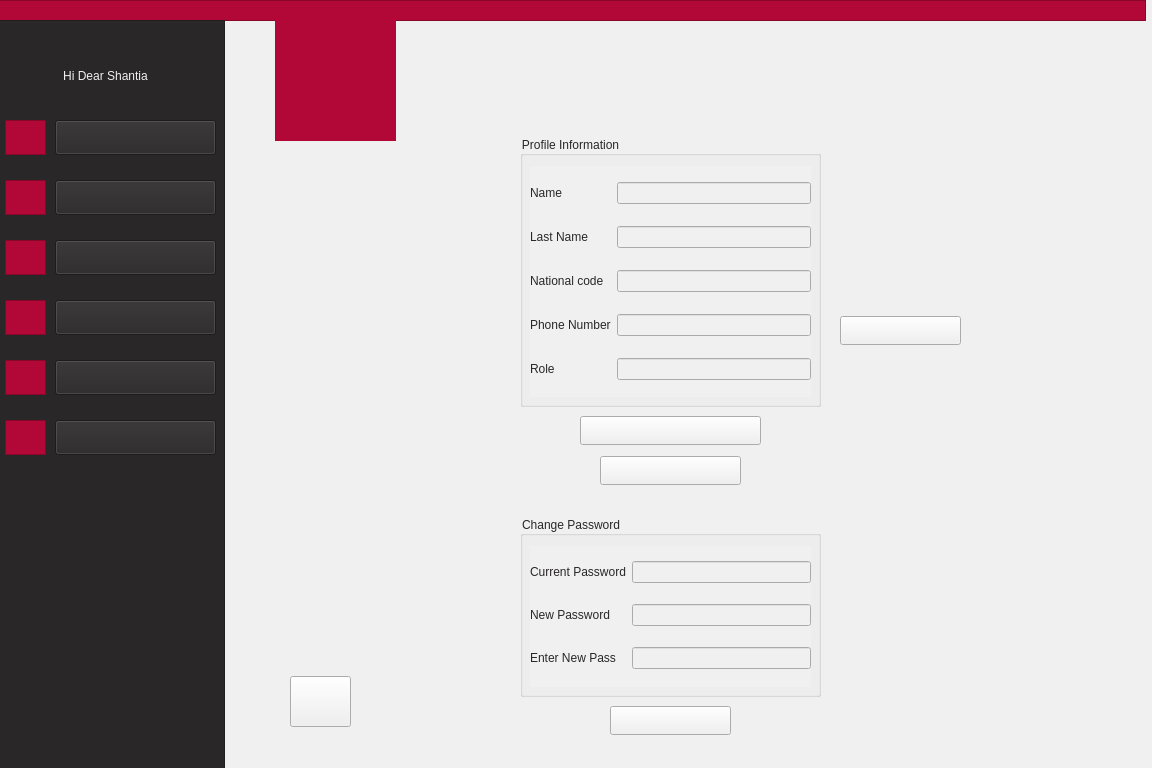
<?xml version="1.0" encoding="UTF-8"?>
<ui version="4.0">
 <class>StudentProfile</class>
 <widget class="QWidget" name="StudentProfile">
  <property name="geometry">
   <rect>
    <x>0</x>
    <y>0</y>
    <width>1152</width>
    <height>768</height>
   </rect>
  </property>
  <property name="windowTitle">
   <string>Form</string>
  </property>
  <property name="styleSheet">
   <string notr="true">background-color: rgb(240, 240, 240);</string>
  </property>
  <widget class="QLabel" name="label_19">
   <property name="geometry">
    <rect>
     <x>600</x>
     <y>460</y>
     <width>141</width>
     <height>20</height>
    </rect>
   </property>
   <property name="styleSheet">
    <string notr="true">color: rgb(178, 8, 55);
font: 9pt &quot;Montserrat&quot;;
</string>
   </property>
   <property name="text">
    <string>Change Password</string>
   </property>
  </widget>
  <widget class="QGroupBox" name="INFO">
   <property name="geometry">
    <rect>
     <x>520</x>
     <y>136</y>
     <width>301</width>
     <height>271</height>
    </rect>
   </property>
   <property name="styleSheet">
    <string notr="true">color: rgb(41, 39, 40);
font: 9pt &quot;Montserrat&quot;;</string>
   </property>
   <property name="title">
    <string>Profile Information</string>
   </property>
   <widget class="QWidget" name="gridLayoutWidget">
    <property name="geometry">
     <rect>
      <x>10</x>
      <y>30</y>
      <width>281</width>
      <height>231</height>
     </rect>
    </property>
    <layout class="QGridLayout" name="gridLayout">
     <item row="3" column="0">
      <widget class="QLabel" name="label_12">
       <property name="styleSheet">
        <string notr="true">color: rgb(41, 39, 40);
font: 9pt &quot;Montserrat&quot;;</string>
       </property>
       <property name="text">
        <string>Phone Number</string>
       </property>
      </widget>
     </item>
     <item row="2" column="0">
      <widget class="QLabel" name="label_15">
       <property name="styleSheet">
        <string notr="true">color: rgb(41, 39, 40);
font: 9pt &quot;Montserrat&quot;;</string>
       </property>
       <property name="text">
        <string>National code</string>
       </property>
      </widget>
     </item>
     <item row="1" column="0">
      <widget class="QLabel" name="label_16">
       <property name="styleSheet">
        <string notr="true">color: rgb(41, 39, 40);
font: 9pt &quot;Montserrat&quot;;</string>
       </property>
       <property name="text">
        <string>Last Name</string>
       </property>
      </widget>
     </item>
     <item row="1" column="1">
      <widget class="QLineEdit" name="lastNameLine"/>
     </item>
     <item row="0" column="0">
      <widget class="QLabel" name="label_17">
       <property name="styleSheet">
        <string notr="true">color: rgb(41, 39, 40);
font: 9pt &quot;Montserrat&quot;;</string>
       </property>
       <property name="text">
        <string>Name</string>
       </property>
      </widget>
     </item>
     <item row="4" column="0">
      <widget class="QLabel" name="label_13">
       <property name="styleSheet">
        <string notr="true">color: rgb(41, 39, 40);
font: 9pt &quot;Montserrat&quot;;</string>
       </property>
       <property name="text">
        <string>Role</string>
       </property>
      </widget>
     </item>
     <item row="2" column="1">
      <widget class="QLineEdit" name="NcodeLine"/>
     </item>
     <item row="0" column="1">
      <widget class="QLineEdit" name="nameLine"/>
     </item>
     <item row="3" column="1">
      <widget class="QLineEdit" name="numberLine"/>
     </item>
     <item row="4" column="1">
      <widget class="QLineEdit" name="RoleLine"/>
     </item>
    </layout>
   </widget>
  </widget>
  <widget class="QPushButton" name="applychng_2">
   <property name="geometry">
    <rect>
     <x>610</x>
     <y>706</y>
     <width>121</width>
     <height>29</height>
    </rect>
   </property>
   <property name="text">
    <string/>
   </property>
  </widget>
  <widget class="QLabel" name="label_18">
   <property name="geometry">
    <rect>
     <x>580</x>
     <y>420</y>
     <width>181</width>
     <height>20</height>
    </rect>
   </property>
   <property name="styleSheet">
    <string notr="true">color: rgb(178, 8, 55);
font: 9pt &quot;Montserrat&quot;;</string>
   </property>
   <property name="text">
    <string>Change Phone Number</string>
   </property>
  </widget>
  <widget class="QLabel" name="label_14">
   <property name="geometry">
    <rect>
     <x>300</x>
     <y>676</y>
     <width>41</width>
     <height>46</height>
    </rect>
   </property>
   <property name="text">
    <string/>
   </property>
   <property name="pixmap">
    <pixmap resource="arrowIcon.qrc">:/new/prefix1/icons8-left-arrow-50.png</pixmap>
   </property>
   <property name="scaledContents">
    <bool>true</bool>
   </property>
  </widget>
  <widget class="QLabel" name="label_24">
   <property name="geometry">
    <rect>
     <x>616</x>
     <y>709</y>
     <width>111</width>
     <height>20</height>
    </rect>
   </property>
   <property name="styleSheet">
    <string notr="true">color: rgb(41, 39, 40);
font: 9pt &quot;Montserrat&quot;;</string>
   </property>
   <property name="text">
    <string>Apply changes</string>
   </property>
  </widget>
  <widget class="QLabel" name="label_20">
   <property name="geometry">
    <rect>
     <x>840</x>
     <y>316</y>
     <width>111</width>
     <height>20</height>
    </rect>
   </property>
   <property name="styleSheet">
    <string notr="true">color: rgb(41, 39, 40);
font: 9pt &quot;Montserrat&quot;;</string>
   </property>
   <property name="text">
    <string>Apply changes</string>
   </property>
  </widget>
  <widget class="QPushButton" name="applychng">
   <property name="geometry">
    <rect>
     <x>840</x>
     <y>316</y>
     <width>121</width>
     <height>29</height>
    </rect>
   </property>
   <property name="text">
    <string/>
   </property>
  </widget>
  <widget class="QGroupBox" name="changePass">
   <property name="geometry">
    <rect>
     <x>520</x>
     <y>516</y>
     <width>301</width>
     <height>181</height>
    </rect>
   </property>
   <property name="styleSheet">
    <string notr="true">color: rgb(41, 39, 40);
font: 9pt &quot;Montserrat&quot;;</string>
   </property>
   <property name="title">
    <string>Change Password</string>
   </property>
   <widget class="QWidget" name="gridLayoutWidget_2">
    <property name="geometry">
     <rect>
      <x>10</x>
      <y>30</y>
      <width>281</width>
      <height>141</height>
     </rect>
    </property>
    <layout class="QGridLayout" name="gridLayout_2">
     <item row="1" column="1">
      <widget class="QLineEdit" name="lineEdit_2"/>
     </item>
     <item row="2" column="0">
      <widget class="QLabel" name="label_22">
       <property name="styleSheet">
        <string notr="true">color: rgb(41, 39, 40);
font: 9pt &quot;Montserrat&quot;;</string>
       </property>
       <property name="text">
        <string>Enter New Pass</string>
       </property>
      </widget>
     </item>
     <item row="0" column="1">
      <widget class="QLineEdit" name="lineEdit"/>
     </item>
     <item row="0" column="0">
      <widget class="QLabel" name="label_23">
       <property name="styleSheet">
        <string notr="true">color: rgb(41, 39, 40);
font: 9pt &quot;Montserrat&quot;;</string>
       </property>
       <property name="text">
        <string>Current Password</string>
       </property>
      </widget>
     </item>
     <item row="1" column="0">
      <widget class="QLabel" name="label_21">
       <property name="styleSheet">
        <string notr="true">color: rgb(41, 39, 40);
font: 9pt &quot;Montserrat&quot;;</string>
       </property>
       <property name="text">
        <string>New Password</string>
       </property>
      </widget>
     </item>
     <item row="2" column="1">
      <widget class="QLineEdit" name="lineEdit_3"/>
     </item>
    </layout>
   </widget>
  </widget>
  <widget class="QPushButton" name="chngNumber">
   <property name="geometry">
    <rect>
     <x>580</x>
     <y>416</y>
     <width>181</width>
     <height>29</height>
    </rect>
   </property>
   <property name="styleSheet">
    <string notr="true"/>
   </property>
   <property name="text">
    <string/>
   </property>
  </widget>
  <widget class="QPushButton" name="backToMenu">
   <property name="geometry">
    <rect>
     <x>290</x>
     <y>676</y>
     <width>61</width>
     <height>51</height>
    </rect>
   </property>
   <property name="text">
    <string/>
   </property>
  </widget>
  <widget class="QPushButton" name="chngPass">
   <property name="geometry">
    <rect>
     <x>600</x>
     <y>456</y>
     <width>141</width>
     <height>29</height>
    </rect>
   </property>
   <property name="styleSheet">
    <string notr="true"/>
   </property>
   <property name="text">
    <string/>
   </property>
  </widget>
  <widget class="QLabel" name="label">
   <property name="geometry">
    <rect>
     <x>275</x>
     <y>20</y>
     <width>121</width>
     <height>121</height>
    </rect>
   </property>
   <property name="styleSheet">
    <string notr="true">background-color: rgb(178, 8, 55);
border-color: rgb(178, 8, 55);
</string>
   </property>
   <property name="text">
    <string/>
   </property>
   <property name="pixmap">
    <pixmap>:/AjaxLogo/filename.jpg</pixmap>
   </property>
   <property name="scaledContents">
    <bool>true</bool>
   </property>
   <property name="alignment">
    <set>Qt::AlignCenter</set>
   </property>
  </widget>
  <widget class="QFrame" name="frame">
   <property name="geometry">
    <rect>
     <x>-5</x>
     <y>0</y>
     <width>1151</width>
     <height>21</height>
    </rect>
   </property>
   <property name="styleSheet">
    <string notr="true">background-color: rgb(178, 8, 55);
border-color: rgb(178, 8, 55);</string>
   </property>
   <property name="frameShape">
    <enum>QFrame::StyledPanel</enum>
   </property>
   <property name="frameShadow">
    <enum>QFrame::Raised</enum>
   </property>
  </widget>
  <widget class="QFrame" name="frame_2">
   <property name="geometry">
    <rect>
     <x>-5</x>
     <y>20</y>
     <width>230</width>
     <height>768</height>
    </rect>
   </property>
   <property name="styleSheet">
    <string notr="true">background-color: rgb(41, 39, 40);
border-color: rgb(41, 39, 40);</string>
   </property>
   <property name="frameShape">
    <enum>QFrame::StyledPanel</enum>
   </property>
   <property name="frameShadow">
    <enum>QFrame::Raised</enum>
   </property>
   <widget class="QPushButton" name="pushButton">
    <property name="geometry">
     <rect>
      <x>60</x>
      <y>100</y>
      <width>161</width>
      <height>35</height>
     </rect>
    </property>
    <property name="styleSheet">
     <string notr="true">font: 11pt &quot;Montserrat&quot;;
</string>
    </property>
    <property name="text">
     <string/>
    </property>
   </widget>
   <widget class="QPushButton" name="pushButton_2">
    <property name="geometry">
     <rect>
      <x>60</x>
      <y>160</y>
      <width>161</width>
      <height>35</height>
     </rect>
    </property>
    <property name="styleSheet">
     <string notr="true">font: 11pt &quot;Montserrat&quot;;
</string>
    </property>
    <property name="text">
     <string/>
    </property>
   </widget>
   <widget class="QPushButton" name="pushButton_3">
    <property name="geometry">
     <rect>
      <x>60</x>
      <y>220</y>
      <width>161</width>
      <height>35</height>
     </rect>
    </property>
    <property name="styleSheet">
     <string notr="true">font: 11pt &quot;Montserrat&quot;;
</string>
    </property>
    <property name="text">
     <string/>
    </property>
   </widget>
   <widget class="QPushButton" name="pushButton_4">
    <property name="geometry">
     <rect>
      <x>60</x>
      <y>280</y>
      <width>161</width>
      <height>35</height>
     </rect>
    </property>
    <property name="styleSheet">
     <string notr="true">font: 11pt &quot;Montserrat&quot;;
</string>
    </property>
    <property name="text">
     <string/>
    </property>
   </widget>
   <widget class="QFrame" name="frame_3">
    <property name="geometry">
     <rect>
      <x>10</x>
      <y>100</y>
      <width>41</width>
      <height>35</height>
     </rect>
    </property>
    <property name="styleSheet">
     <string notr="true">background-color: rgb(178, 8, 55);
border-color: rgb(178, 8, 55);</string>
    </property>
    <property name="frameShape">
     <enum>QFrame::StyledPanel</enum>
    </property>
    <property name="frameShadow">
     <enum>QFrame::Raised</enum>
    </property>
    <widget class="QLabel" name="label_25">
     <property name="geometry">
      <rect>
       <x>5</x>
       <y>2</y>
       <width>31</width>
       <height>31</height>
      </rect>
     </property>
     <property name="styleSheet">
      <string notr="true"/>
     </property>
     <property name="text">
      <string/>
     </property>
     <property name="pixmap">
      <pixmap resource="icon.qrc">:/icon/profile.png</pixmap>
     </property>
     <property name="scaledContents">
      <bool>true</bool>
     </property>
    </widget>
   </widget>
   <widget class="QFrame" name="frame_5">
    <property name="geometry">
     <rect>
      <x>10</x>
      <y>160</y>
      <width>41</width>
      <height>35</height>
     </rect>
    </property>
    <property name="cursor">
     <cursorShape>ArrowCursor</cursorShape>
    </property>
    <property name="styleSheet">
     <string notr="true">background-color: rgb(178, 8, 55);
border-color: rgb(178, 8, 55);</string>
    </property>
    <property name="frameShape">
     <enum>QFrame::StyledPanel</enum>
    </property>
    <property name="frameShadow">
     <enum>QFrame::Raised</enum>
    </property>
    <widget class="QLabel" name="label_26">
     <property name="geometry">
      <rect>
       <x>5</x>
       <y>2</y>
       <width>31</width>
       <height>31</height>
      </rect>
     </property>
     <property name="text">
      <string/>
     </property>
     <property name="pixmap">
      <pixmap resource="icon.qrc">:/icon/message.png</pixmap>
     </property>
     <property name="scaledContents">
      <bool>true</bool>
     </property>
    </widget>
   </widget>
   <widget class="QFrame" name="frame_6">
    <property name="geometry">
     <rect>
      <x>10</x>
      <y>220</y>
      <width>41</width>
      <height>35</height>
     </rect>
    </property>
    <property name="styleSheet">
     <string notr="true">background-color: rgb(178, 8, 55);
border-color: rgb(178, 8, 55);</string>
    </property>
    <property name="frameShape">
     <enum>QFrame::StyledPanel</enum>
    </property>
    <property name="frameShadow">
     <enum>QFrame::Raised</enum>
    </property>
    <widget class="QLabel" name="label_11">
     <property name="geometry">
      <rect>
       <x>5</x>
       <y>2</y>
       <width>31</width>
       <height>31</height>
      </rect>
     </property>
     <property name="text">
      <string/>
     </property>
     <property name="pixmap">
      <pixmap resource="icon.qrc">:/icon/schedule.png</pixmap>
     </property>
     <property name="scaledContents">
      <bool>true</bool>
     </property>
    </widget>
   </widget>
   <widget class="QFrame" name="frame_7">
    <property name="geometry">
     <rect>
      <x>10</x>
      <y>280</y>
      <width>41</width>
      <height>35</height>
     </rect>
    </property>
    <property name="styleSheet">
     <string notr="true">background-color: rgb(178, 8, 55);
border-color: rgb(178, 8, 55);</string>
    </property>
    <property name="frameShape">
     <enum>QFrame::StyledPanel</enum>
    </property>
    <property name="frameShadow">
     <enum>QFrame::Raised</enum>
    </property>
    <widget class="QLabel" name="label_7">
     <property name="geometry">
      <rect>
       <x>5</x>
       <y>2</y>
       <width>31</width>
       <height>31</height>
      </rect>
     </property>
     <property name="text">
      <string/>
     </property>
     <property name="pixmap">
      <pixmap resource="term-management-icon.qrc">:/icons/icons8-web-64.png</pixmap>
     </property>
     <property name="scaledContents">
      <bool>true</bool>
     </property>
    </widget>
   </widget>
   <widget class="QLabel" name="label_2">
    <property name="geometry">
     <rect>
      <x>20</x>
      <y>40</y>
      <width>181</width>
      <height>31</height>
     </rect>
    </property>
    <property name="styleSheet">
     <string notr="true">font: 11pt &quot;Montserrat&quot;;
color: rgb(240, 240, 240);</string>
    </property>
    <property name="text">
     <string>Hi Dear Shantia</string>
    </property>
    <property name="alignment">
     <set>Qt::AlignCenter</set>
    </property>
   </widget>
   <widget class="QLabel" name="label_3">
    <property name="geometry">
     <rect>
      <x>110</x>
      <y>100</y>
      <width>71</width>
      <height>30</height>
     </rect>
    </property>
    <property name="autoFillBackground">
     <bool>false</bool>
    </property>
    <property name="styleSheet">
     <string notr="true">font: 11pt &quot;Montserrat&quot;;
color: rgb(240, 240, 240);</string>
    </property>
    <property name="lineWidth">
     <number>0</number>
    </property>
    <property name="text">
     <string>Profile</string>
    </property>
    <property name="alignment">
     <set>Qt::AlignCenter</set>
    </property>
   </widget>
   <widget class="QLabel" name="label_4">
    <property name="geometry">
     <rect>
      <x>90</x>
      <y>160</y>
      <width>111</width>
      <height>30</height>
     </rect>
    </property>
    <property name="styleSheet">
     <string notr="true">font: 11pt &quot;Montserrat&quot;;
color: rgb(240, 240, 240);</string>
    </property>
    <property name="text">
     <string>Messages</string>
    </property>
    <property name="alignment">
     <set>Qt::AlignCenter</set>
    </property>
   </widget>
   <widget class="QLabel" name="label_5">
    <property name="geometry">
     <rect>
      <x>60</x>
      <y>220</y>
      <width>161</width>
      <height>30</height>
     </rect>
    </property>
    <property name="styleSheet">
     <string notr="true">font: 11pt &quot;Montserrat&quot;;
color: rgb(240, 240, 240);</string>
    </property>
    <property name="text">
     <string>Weekly Schedule</string>
    </property>
    <property name="alignment">
     <set>Qt::AlignCenter</set>
    </property>
   </widget>
   <widget class="QFrame" name="frame_9">
    <property name="geometry">
     <rect>
      <x>10</x>
      <y>400</y>
      <width>41</width>
      <height>35</height>
     </rect>
    </property>
    <property name="styleSheet">
     <string notr="true">background-color: rgb(178, 8, 55);
border-color: rgb(178, 8, 55);</string>
    </property>
    <property name="frameShape">
     <enum>QFrame::StyledPanel</enum>
    </property>
    <property name="frameShadow">
     <enum>QFrame::Raised</enum>
    </property>
    <widget class="QLabel" name="label_27">
     <property name="geometry">
      <rect>
       <x>5</x>
       <y>2</y>
       <width>31</width>
       <height>31</height>
      </rect>
     </property>
     <property name="text">
      <string/>
     </property>
     <property name="pixmap">
      <pixmap resource="term-management-icon.qrc">:/icons/icons8-survey-50.png</pixmap>
     </property>
     <property name="scaledContents">
      <bool>true</bool>
     </property>
    </widget>
   </widget>
   <widget class="QPushButton" name="pushButton_7">
    <property name="geometry">
     <rect>
      <x>60</x>
      <y>400</y>
      <width>161</width>
      <height>35</height>
     </rect>
    </property>
    <property name="styleSheet">
     <string notr="true">font: 11pt &quot;Montserrat&quot;;
</string>
    </property>
    <property name="text">
     <string/>
    </property>
   </widget>
   <widget class="QPushButton" name="pushButton_6">
    <property name="geometry">
     <rect>
      <x>60</x>
      <y>340</y>
      <width>161</width>
      <height>35</height>
     </rect>
    </property>
    <property name="styleSheet">
     <string notr="true">font: 11pt &quot;Montserrat&quot;;
</string>
    </property>
    <property name="text">
     <string/>
    </property>
   </widget>
   <widget class="QFrame" name="frame_8">
    <property name="geometry">
     <rect>
      <x>10</x>
      <y>340</y>
      <width>41</width>
      <height>35</height>
     </rect>
    </property>
    <property name="styleSheet">
     <string notr="true">background-color: rgb(178, 8, 55);
border-color: rgb(178, 8, 55);</string>
    </property>
    <property name="frameShape">
     <enum>QFrame::StyledPanel</enum>
    </property>
    <property name="frameShadow">
     <enum>QFrame::Raised</enum>
    </property>
    <widget class="QLabel" name="label_10">
     <property name="geometry">
      <rect>
       <x>5</x>
       <y>2</y>
       <width>31</width>
       <height>31</height>
      </rect>
     </property>
     <property name="text">
      <string/>
     </property>
     <property name="pixmap">
      <pixmap resource="term-management-icon.qrc">:/icons/icons8-view-headline-50.png</pixmap>
     </property>
     <property name="scaledContents">
      <bool>true</bool>
     </property>
    </widget>
   </widget>
   <widget class="QLabel" name="label_6">
    <property name="geometry">
     <rect>
      <x>95</x>
      <y>290</y>
      <width>111</width>
      <height>20</height>
     </rect>
    </property>
    <property name="styleSheet">
     <string notr="true">font: 11pt &quot;Montserrat&quot;;
color: rgb(240, 240, 240);</string>
    </property>
    <property name="text">
     <string>Enrollment</string>
    </property>
   </widget>
   <widget class="QLabel" name="label_28">
    <property name="geometry">
     <rect>
      <x>90</x>
      <y>350</y>
      <width>121</width>
      <height>20</height>
     </rect>
    </property>
    <property name="styleSheet">
     <string notr="true">font: 11pt &quot;Montserrat&quot;;
color: rgb(240, 240, 240);</string>
    </property>
    <property name="text">
     <string>View Scores</string>
    </property>
   </widget>
   <widget class="QLabel" name="label_29">
    <property name="geometry">
     <rect>
      <x>80</x>
      <y>410</y>
      <width>141</width>
      <height>20</height>
     </rect>
    </property>
    <property name="styleSheet">
     <string notr="true">font: 11pt &quot;Montserrat&quot;;
color: rgb(240, 240, 240);</string>
    </property>
    <property name="text">
     <string>Teacher Survey</string>
    </property>
   </widget>
   <zorder>frame_5</zorder>
   <zorder>frame_6</zorder>
   <zorder>frame_7</zorder>
   <zorder>label_2</zorder>
   <zorder>label_3</zorder>
   <zorder>label_4</zorder>
   <zorder>label_5</zorder>
   <zorder>frame_3</zorder>
   <zorder>pushButton</zorder>
   <zorder>pushButton_2</zorder>
   <zorder>pushButton_3</zorder>
   <zorder>frame_9</zorder>
   <zorder>frame_8</zorder>
   <zorder>label_6</zorder>
   <zorder>label_28</zorder>
   <zorder>label_29</zorder>
   <zorder>pushButton_6</zorder>
   <zorder>pushButton_7</zorder>
   <zorder>pushButton_4</zorder>
  </widget>
  <widget class="QLabel" name="label_9">
   <property name="geometry">
    <rect>
     <x>280</x>
     <y>20</y>
     <width>111</width>
     <height>111</height>
    </rect>
   </property>
   <property name="styleSheet">
    <string notr="true">background-color: rgb(178, 8, 55);</string>
   </property>
   <property name="text">
    <string/>
   </property>
   <property name="pixmap">
    <pixmap resource="pictures.qrc">:/logo/filename.jpg</pixmap>
   </property>
   <property name="scaledContents">
    <bool>true</bool>
   </property>
  </widget>
  <zorder>label_19</zorder>
  <zorder>INFO</zorder>
  <zorder>label_18</zorder>
  <zorder>label_14</zorder>
  <zorder>label_24</zorder>
  <zorder>label_20</zorder>
  <zorder>applychng</zorder>
  <zorder>changePass</zorder>
  <zorder>chngNumber</zorder>
  <zorder>backToMenu</zorder>
  <zorder>chngPass</zorder>
  <zorder>frame</zorder>
  <zorder>frame_2</zorder>
  <zorder>label</zorder>
  <zorder>label_9</zorder>
  <zorder>applychng_2</zorder>
 </widget>
 <resources>
  <include location="pictures.qrc"/>
  <include location="term-management-icon.qrc"/>
  <include location="arrowIcon.qrc"/>
  <include location="icon.qrc"/>
 </resources>
 <connections/>
</ui>
